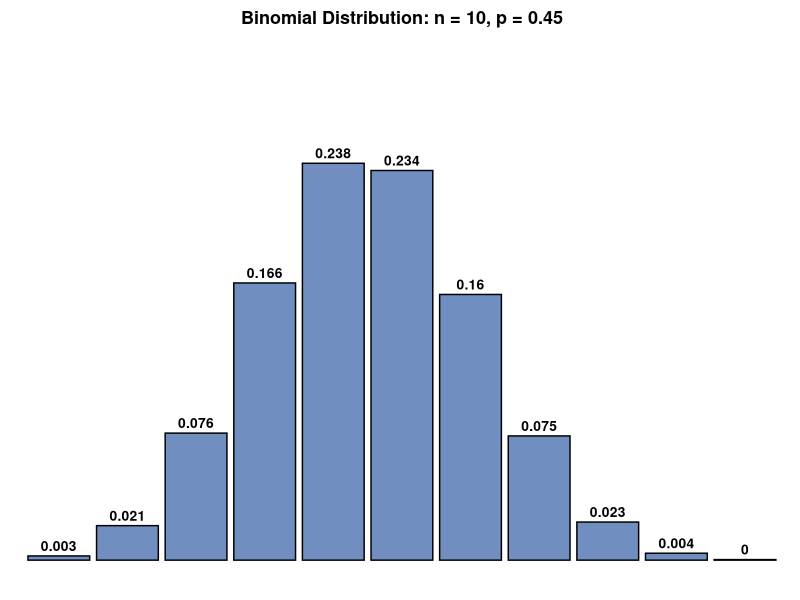
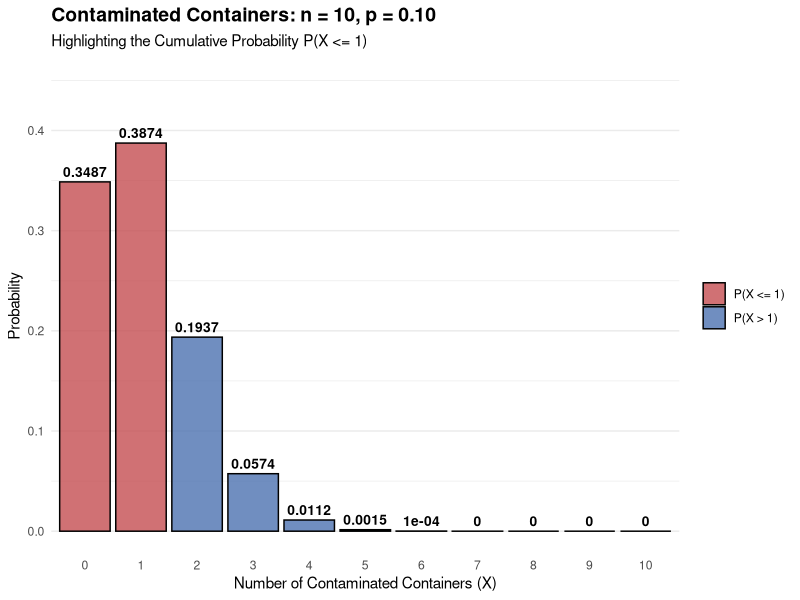
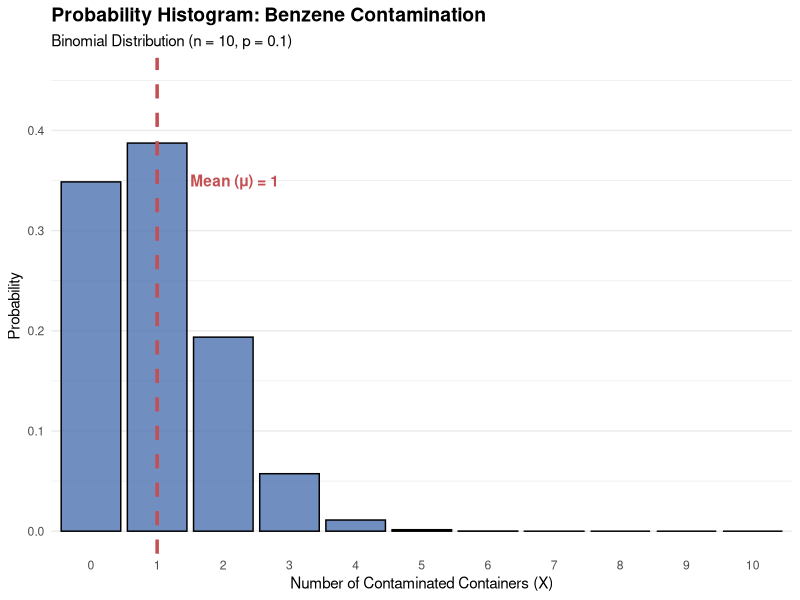
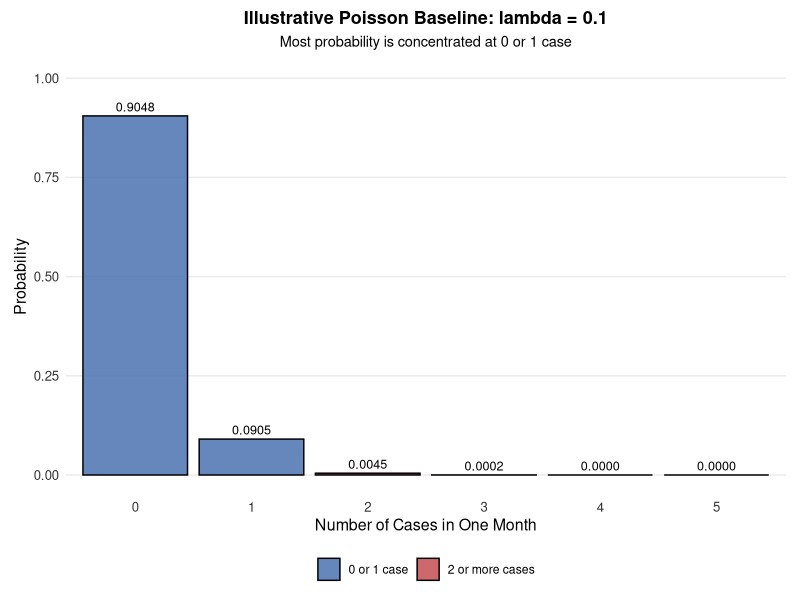

The R source for these figures, in order:
## ---- chunk 1
knitr::opts_chunk$set(
  echo = TRUE,
  warning = FALSE,
  message = FALSE,
  error = FALSE,
  fig.align = "center", 
  fig.width = 6, 
  fig.height = 4
)

if (!requireNamespace("ggplot2", quietly = TRUE)) {
  stop("Install the ggplot2 package before knitting these notes")
}

suppressPackageStartupMessages(library(ggplot2))

set.seed(123)

lecture_theme <- theme_minimal(base_size = 11) +
  theme(
    plot.title = element_text(size = 13, face = "bold", hjust = 0.5),
    axis.title = element_blank(),
    axis.text = element_blank(),
    panel.grid = element_blank(),
    plot.background = element_rect(fill = "white", colour = NA),
    panel.background = element_rect(fill = "white", colour = NA),
    plot.margin = margin(8, 10, 8, 10)
  )

# A second theme for ordinary statistical charts. Unlike the diagram theme
# above, this keeps axis labels, tick marks and a light major grid visible.
lecture_chart_theme <- theme_minimal(base_size = 11) +
  theme(
    plot.title = element_text(size = 13, face = "bold", hjust = 0.5),
    plot.subtitle = element_text(size = 10.5, hjust = 0.5),
    axis.title = element_text(size = 11.5),
    axis.text = element_text(size = 9.5, colour = "#333333"),
    panel.grid.minor = element_blank(),
    plot.background = element_rect(fill = "white", colour = NA),
    panel.background = element_rect(fill = "white", colour = NA),
    plot.margin = margin(8, 10, 8, 10)
  )

save_plot <- function(filename, plot, width, height) {
  ggsave(filename = filename, plot = plot, width = width, height = height, units = "in", dpi = 300, bg = "white")
}

# =============================================================
# 1. Introduction to Binomial Distributions (Discrete Bars)
# =============================================================
n_trials <- 10
p_success <- 0.45
x_vals <- 0:n_trials
df_binom <- data.frame(
  Successes = x_vals,
  Probability = dbinom(x_vals, size = n_trials, prob = p_success)
)

p_binom_intro <- ggplot(df_binom, aes(x = factor(Successes), y = Probability)) +
  geom_bar(stat = "identity", fill = "#4C72B0", color = "black", alpha = 0.8) +
  geom_text(aes(label = round(Probability, 3)), vjust = -0.5, size = 3.5, fontface = "bold") +
  scale_y_continuous(limits = c(0, 0.3)) +
  labs(
    title = "Binomial Distribution: n = 10, p = 0.45",
    x = "Number of Successes (X)",
    y = "Probability"
  ) +
  lecture_theme +
  theme(panel.grid.major.x = element_blank())

save_plot("fig_ch12_binomial_intro.png", p_binom_intro, width = 7, height = 4)

# =============================================================
# 2. Visualization for Example 12.5 (Pharmaceutical Containers)
# =============================================================
n_pharma <- 10
p_pharma <- 0.1
x_pharma <- 0:n_pharma

df_pharma <- data.frame(
  Successes = x_pharma,
  Probability = dbinom(x_pharma, size = n_pharma, prob = p_pharma),
  # Create a category to color-code the cumulative area P(X <= 1)
  Category = ifelse(x_pharma <= 1, "P(X <= 1)", "P(X > 1)")
)

p_pharma_plot <- ggplot(df_pharma, aes(x = factor(Successes), y = Probability, fill = Category)) +
  geom_bar(stat = "identity", color = "black", alpha = 0.8) +
  scale_fill_manual(values = c("P(X <= 1)" = "#C44E52", "P(X > 1)" = "#4C72B0")) +
  geom_text(aes(label = round(Probability, 4)), vjust = -0.5, size = 3.5, fontface = "bold") +
  scale_y_continuous(limits = c(0, 0.45)) +
  labs(
    title = "Contaminated Containers: n = 10, p = 0.10",
    subtitle = "Highlighting the Cumulative Probability P(X <= 1)",
    x = "Number of Contaminated Containers (X)",
    y = "Probability"
  ) +
  theme_minimal() +
  theme(
    legend.title = element_blank(),
    panel.grid.major.x = element_blank(),
    plot.title = element_text(face = "bold", size = 14)
  )

ggsave("fig_ch12_pharma_binom.png", p_pharma_plot, width = 8, height = 5)

# =============================================================
# 3. Binomial Mean and Standard Deviation (Example 12.6)
# =============================================================
library(ggplot2)

n_contam <- 10
p_contam <- 0.1
x_contam <- 0:n_contam

# Calculate mean and sd
mu_contam <- n_contam * p_contam

df_contam <- data.frame(
  Successes = x_contam,
  Probability = dbinom(x_contam, size = n_contam, prob = p_contam)
)

p_binom_mean <- ggplot(df_contam, aes(x = factor(Successes), y = Probability)) +
  geom_bar(stat = "identity", fill = "#4C72B0", color = "black", alpha = 0.8) +
  # Add a vertical dashed line to represent the mean
  geom_vline(xintercept = which(x_contam == mu_contam), linetype = "dashed", color = "#C44E52", size = 1.2) +
  annotate("text", x = which(x_contam == mu_contam) + 0.5, y = 0.35, 
           label = paste("Mean (μ) =", mu_contam), color = "#C44E52", fontface = "bold", hjust = 0) +
  scale_y_continuous(limits = c(0, 0.45)) +
  labs(
    title = "Probability Histogram: Benzene Contamination",
    subtitle = "Binomial Distribution (n = 10, p = 0.1)",
    x = "Number of Contaminated Containers (X)",
    y = "Probability"
  ) +
  theme_minimal() +
  theme(
    panel.grid.major.x = element_blank(),
    plot.title = element_text(face = "bold", size = 14)
  )

ggsave("fig_ch12_binom_mean.png", p_binom_mean, width = 8, height = 5)

# =============================================================
# 4. Poisson illustration for the surveillance examples
# =============================================================
lambda_mumps <- 0.1
x_pois <- 0:5
df_pois <- data.frame(
  Cases = x_pois,
  Probability = dpois(x_pois, lambda = lambda_mumps),
  Category = ifelse(x_pois <= 1, "0 or 1 case", "2 or more cases")
)

p_poisson_mumps <- ggplot(
  df_pois,
  aes(x = factor(Cases), y = Probability, fill = Category)
) +
  geom_col(color = "black", alpha = 0.85) +
  geom_text(
    aes(label = sprintf("%.4f", Probability)),
    vjust = -0.45,
    size = 3.2
  ) +
  scale_fill_manual(values = c("0 or 1 case" = "#4C72B0", "2 or more cases" = "#C44E52")) +
  scale_y_continuous(limits = c(0, 1)) +
  labs(
    title = "Illustrative Poisson Baseline: lambda = 0.1",
    subtitle = "Most probability is concentrated at 0 or 1 case",
    x = "Number of Cases in One Month",
    y = "Probability"
  ) +
  lecture_chart_theme +
  theme(
    legend.title = element_blank(),
    legend.position = "bottom",
    panel.grid.major.x = element_blank()
  )

save_plot("fig_ch12_poisson_mumps.png", p_poisson_mumps, width = 7, height = 4)
## ---- chunk 2
# Exact binomial probability for two type O donations
prob_blood <- dbinom(x = 2, size = 5, prob = 0.45)
print(round(prob_blood, 4))
## ---- chunk 3
# Cumulative probability P(X <= 1) for n = 10 and p = 0.10
prob_pharma_cum <- pbinom(q = 1, size = 10, prob = 0.10)

# The same probability from two exact binomial masses
prob_pharma_manual <-
  dbinom(x = 0, size = 10, prob = 0.10) +
  dbinom(x = 1, size = 10, prob = 0.10)

print(round(prob_pharma_cum, 4))
print(round(prob_pharma_manual, 4))
## ---- chunk 4
# Probability of exactly one yellow seed
prob_lvl1 <- dbinom(x = 1, size = 4, prob = 0.25)
print(round(prob_lvl1, 4))
## ---- chunk 5
# Probability of exactly eight cured patients
prob_lvl2 <- dbinom(x = 8, size = 10, prob = 0.80)
print(round(prob_lvl2, 4))
## ---- chunk 6
# Probability of exactly five tagged fish
prob_lvl3 <- dbinom(x = 5, size = 15, prob = 0.30)
print(round(prob_lvl3, 4))
## ---- chunk 7
# Probability that the observed count equals the mean of one
prob_lvl4 <- dbinom(x = 1, size = 20, prob = 0.05)
print(round(prob_lvl4, 4))
## ---- chunk 8
# Probability of exactly 20 side effects after solving for p
prob_lvl5 <- dbinom(x = 20, size = 100, prob = 0.20)
print(round(prob_lvl5, 4))
## ---- chunk 9
n <- 25
p <- 0.85
mean_calc <- n * p
var_calc <- n * p * (1 - p)
sd_calc <- sqrt(var_calc)
prob <- dbinom(x = 22, size = n, prob = p)

print(round(mean_calc, 4))
print(round(var_calc, 4))
print(round(sd_calc, 4))
print(round(prob, 4))
## ---- chunk 10
n <- 40
p <- 0.75
mean_calc <- n * p
var_calc <- n * p * (1 - p)
sd_calc <- sqrt(var_calc)
prob <- dbinom(x = 30, size = n, prob = p)

print(round(mean_calc, 4))
print(round(var_calc, 4))
print(round(sd_calc, 4))
print(round(prob, 4))
## ---- chunk 11
n <- 15
p <- 0.90
mean_calc <- n * p
var_calc <- n * p * (1 - p)
sd_calc <- sqrt(var_calc)
prob <- dbinom(x = 14, size = n, prob = p)

print(round(mean_calc, 4))
print(round(var_calc, 4))
print(round(sd_calc, 4))
print(round(prob, 4))
## ---- chunk 12
# P(X <= 1) for a Poisson model with lambda = 0.1
prob_mumps_1_cum <- ppois(q = 1, lambda = 0.1)

# The same probability from two exact Poisson masses
prob_mumps_1_manual <-
  dpois(x = 0, lambda = 0.1) +
  dpois(x = 1, lambda = 0.1)

print(round(prob_mumps_1_cum, 4))
print(round(prob_mumps_1_manual, 4))
## ---- chunk 13
# Upper-tail probability P(X >= 4)
prob_outbreak <- 1 - ppois(q = 3, lambda = 0.1)

# The same calculation using R's upper-tail option
prob_outbreak_alt <- ppois(
  q = 3,
  lambda = 0.1,
  lower.tail = FALSE
)

print(prob_outbreak)
print(prob_outbreak_alt)
## ---- chunk 14
# Probability of at least 8 deaths when lambda = 2
ppois(q = 7, lambda = 2, lower.tail = FALSE)
